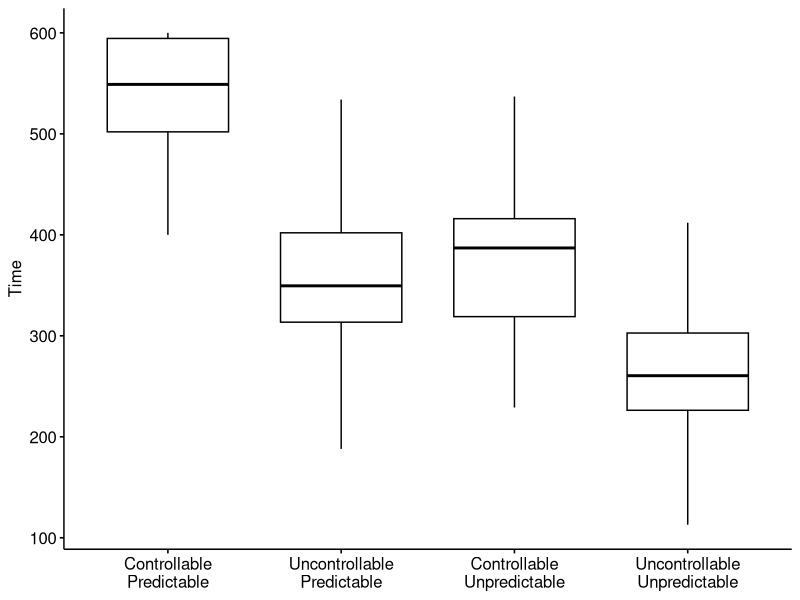
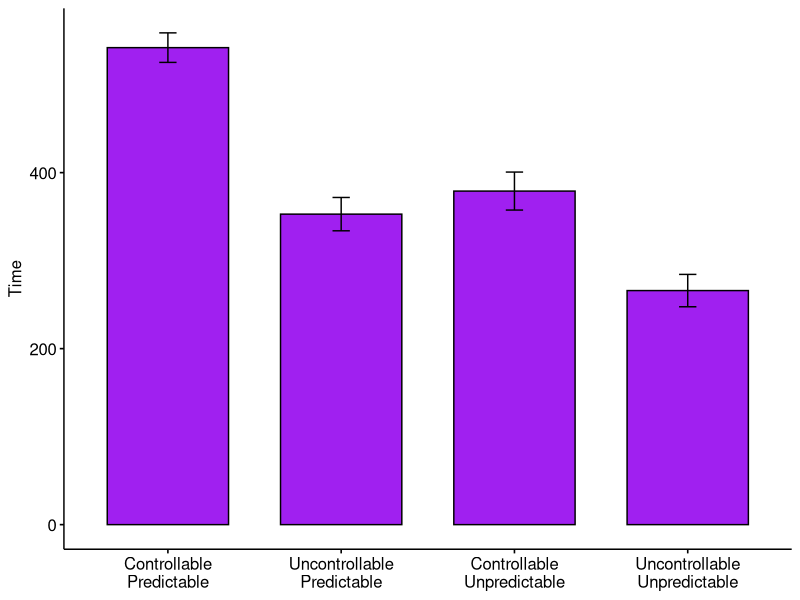
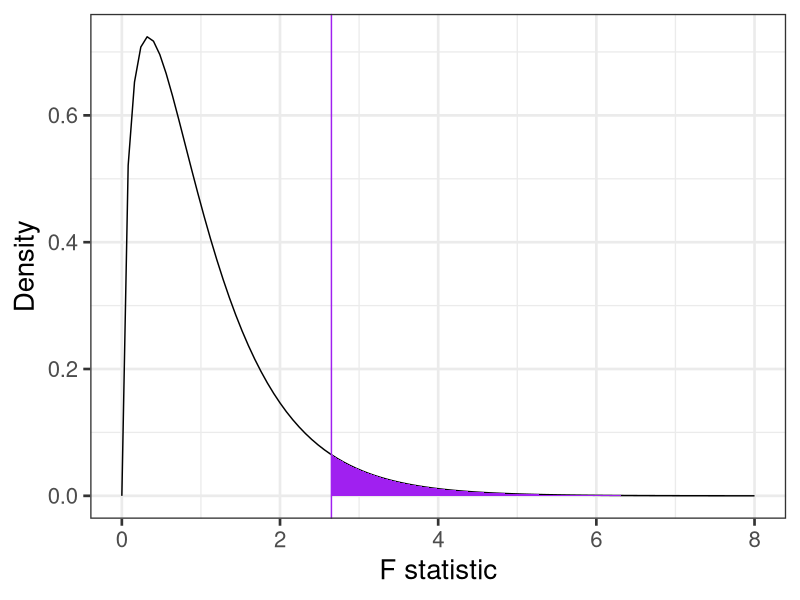
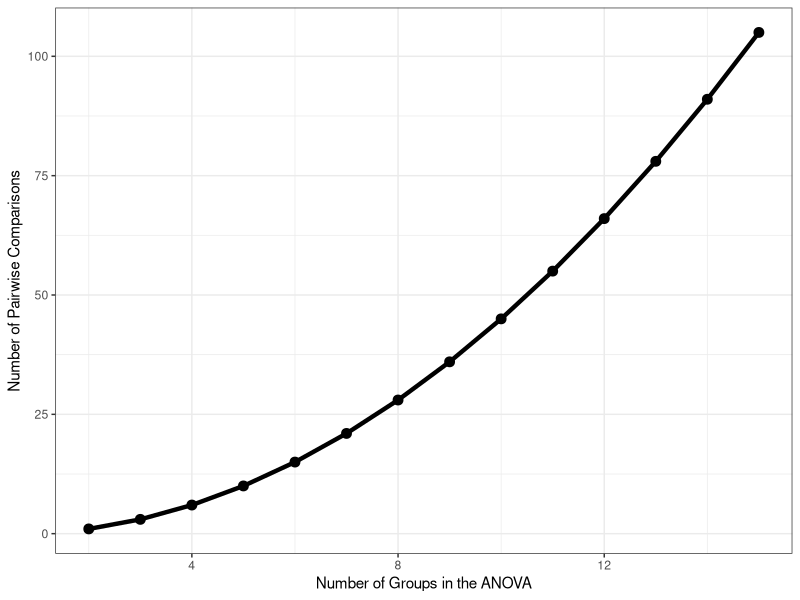
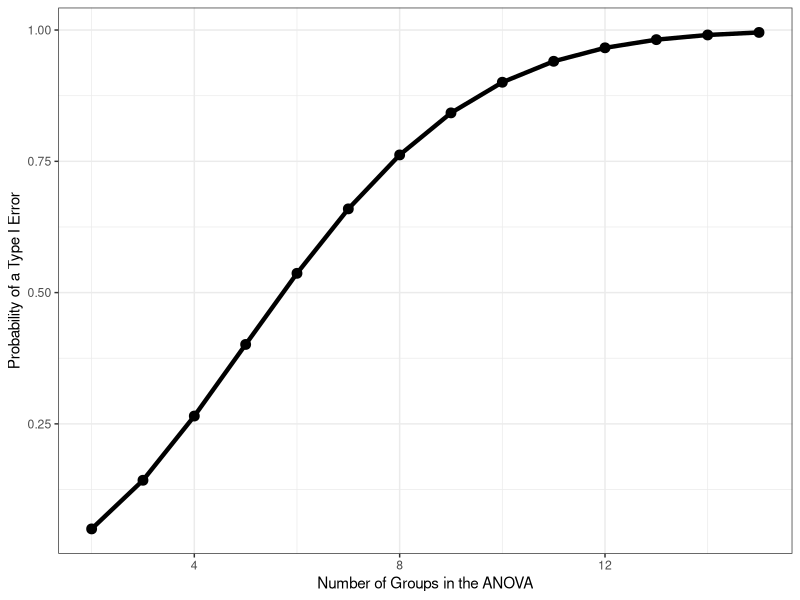

Generate these figures, in order, with R:
## ---- chunk 1
library(tidyverse)
## ---- chunk 2
library(here)
rotate = read.csv(here("data/pursuit_rotor.csv"))
head(rotate)
class(rotate$Group)
rotate$Group_lab = factor(rotate$Group, 
                          labels = c("Controllable\nPredictable", 
                                     "Uncontrollable\nPredictable",
                                     "Controllable\nUnpredictable",
                                     "Uncontrollable\nUnpredictable"))
## ---- chunk 3
library(ggpubr)
ggboxplot(data = rotate, x = "Group_lab", y = "Time", xlab = F)
## ---- chunk 4
ggbarplot(data = rotate, x = "Group_lab", y = "Time", xlab = F, add = c("mean_ci"), fill = "purple")
## ---- chunk 5
library(knitr)
library(kableExtra)
rotate %>%
  group_by(Group_lab) %>%
  summarize(N = n(),
            Mean = mean(Time, na.rm = T),
            SD = sd(Time, na.rm = T)) %>%
  kable(., digits = 2) %>% kable_styling()
## ---- chunk 6
data.frame(F = c(0,8)) %>%
  ggplot(aes(x = F)) +
  stat_function(fun = function(x) df(x, df1 = 3, df2 = 196), 
                geom = "line") +
  stat_function(fun = function(x) df(x, df1 = 3, df2 = 196), 
                geom = "area", xlim = c(2.65, 8), fill = "purple") +
  geom_vline(aes(xintercept = 2.65), color = "purple")+
  scale_y_continuous("Density") + scale_x_continuous("F statistic") +
  theme_bw(base_size = 20)
## ---- chunk 7
fit_1 = aov(Time ~ Group_lab, data = rotate)
summary(fit_1)
## ---- chunk 8
fit_1.1 = aov(Time ~ Group, data = rotate)
summary(fit_1.1)
## ---- chunk 9
fit_1 = aov(Time ~ Group_lab, data = rotate)
summary(fit_1)
## ---- chunk 10
data.frame(g = 2:15) %>%
  mutate(num = (g*(g-1))/2) %>%
  ggplot(aes(x = g, y = num)) +
  geom_line(size = 1.5) +
  geom_point(size = 3)+
  scale_x_continuous("Number of Groups in the ANOVA") +
  scale_y_continuous("Number of Pairwise Comparisons") +
  theme_bw()
## ---- chunk 11
data.frame(g = 2:15) %>%
  mutate(num = (g*(g-1))/2,
         p_notype1 = (1-.05)^num,
         p_type1 = 1-p_notype1) %>%
  ggplot(aes(x = g, y = p_type1)) +
  geom_line(size = 1.5) +
  geom_point(size = 3)+
  scale_x_continuous("Number of Groups in the ANOVA") +
  scale_y_continuous("Probability of a Type I Error") +
  theme_bw()
## ---- chunk 12
library(rstatix)

rotate %>% 
  pairwise_t_test(Time ~ Group, p.adjust.method = "bonferroni")
## ---- chunk 13

hp = rotate %>% 
  pairwise_t_test(Time ~ Group, p.adjust.method = "holm") %>% 
  arrange(p) %>% 
  mutate(Rank = 6:1, rXp = Rank*p)

hp[,c(2,3,6:11)]

## ---- chunk 14
rotate$Group = factor(rotate$Group)
contrasts(rotate$Group) = contr.treatment(n = 4, base = 3)
coef(summary(lm(Time~Group, data = rotate)))
## ---- chunk 15
contr.sum(4)
## ---- chunk 16
contrasts(rotate$Group) = contr.sum(n = 4)
coef(summary(lm(Time~Group, data = rotate))) %>% kable(., digits = c(2,2,2,3)) %>% kable_styling()
## ---- chunk 17
set.seed(200620)
hightime = sample(x = c("Male", "Female"), size = nrow(rotate), replace = T, prob = c(.75,.25))
lowtime = sample(x = c("Male", "Female"), size = nrow(rotate), replace = T, prob = c(.25,.75))
rotate$gender = hightime
rotate$gender[rotate$Time < 425] = lowtime[rotate$Time < 425]
## ---- chunk 18
mod2 = aov(Time ~ Group + gender, data = rotate)
anova(mod2)
